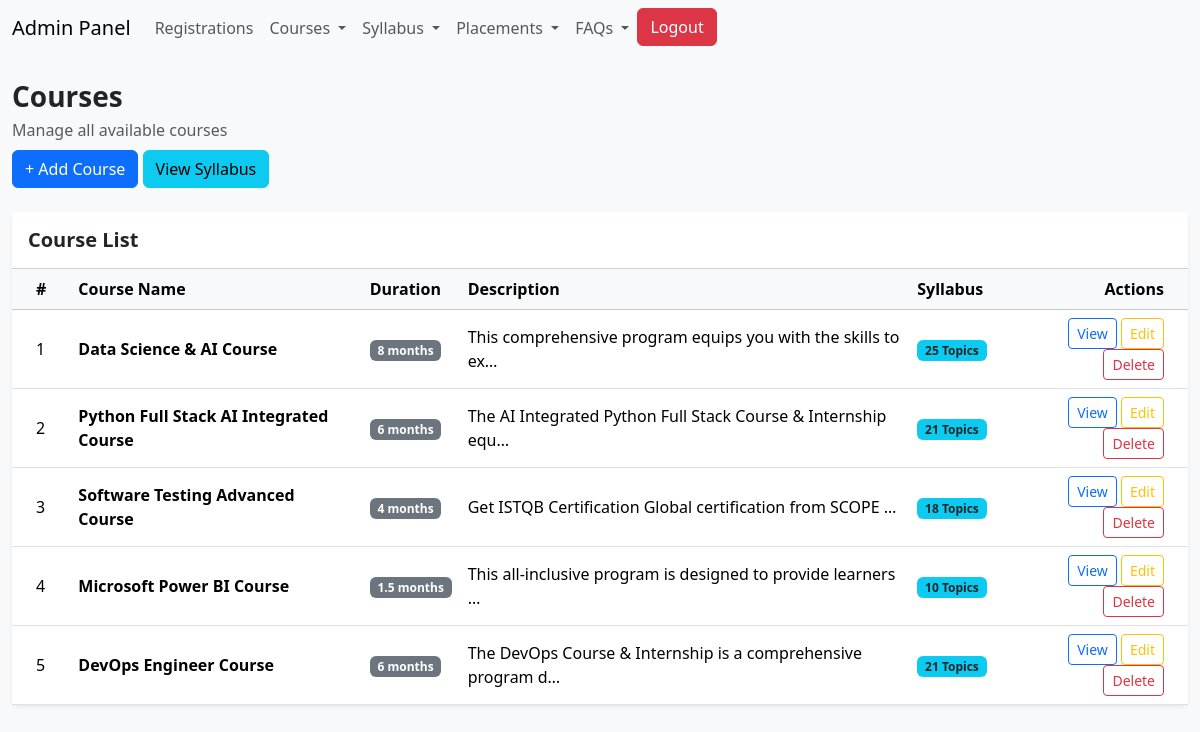
/courses/ (signed in), run on the app's committed database.
### Courses/models.py (models this page shows, shortened)
class CourseList(models.Model):
    course_name = models.CharField(max_length=100)
    course_duration = models.CharField(max_length=100)
    course_description = models.TextField()
    course_syllabus = models.ManyToManyField(
        Syllabus,
        blank=True,
        related_name="courses"
    )

### Courses/views.py (the view)
# urls.py: path("", views.course_list, name="course_list"),
@login_required
def course_list(request):
    courses = CourseList.objects.all()
    return render(request, "admin/course_list.html", {"courses": courses})

### templates/admin/course_list.html (shortened to what this page needs)
{% extends 'adminLayout.html' %}
{% load static %}
{% block content %}
<body class="bg-light">
<div class="container-fluid py-4">
    <div class="align-items-center mb-4">
        <div>
            <h3 class="fw-bold mb-1">
                Courses
            </h3>
            <p class="text-muted mb-2">
                Manage all available courses
            </p>
        </div>
        <a href="{% url 'course_create' %}"
           class="btn btn-primary">
            + Add Course
        </a>
        <a href="{% url 'syllabus_list' %}"
           class="btn btn-info">
            View Syllabus
        </a>
    </div>
    <div class="card border-0 shadow-sm">
        <div class="card-header bg-white py-3">
            <h5 class="mb-0 fw-semibold">
                Course List
            </h5>
        </div>
        <div class="card-body p-0">
            <div class="table-responsive">
                <table class="table table-hover align-middle mb-0">
                    <thead class="table-light">
                        <tr>
                            <th class="px-4">#</th>
                            <th>Course Name</th>
                            <th>Duration</th>
                            <th>Description</th>
                            <th>Syllabus</th>
                            <th class="text-end px-4">
                                Actions
                            </th>
                        </tr>
                    </thead>
                    <tbody>
                        {% for course in courses %}
                        <tr>
                            <td class="px-4">
                                {{ forloop.counter }}
                            </td>
                            <td>
                                <strong>
                                    {{ course.course_name }}
                                </strong>
                            </td>
                            <td>
                                <span class="badge bg-secondary">
                                    {{ course.course_duration }}
                                </span>
                            </td>
                            <td>
                                {{ course.course_description|truncatechars:60 }}
                            </td>
                            <td>
                                <span class="badge bg-info text-dark">
                                    {{ course.course_syllabus.count }}
                                    Topics
                                </span>
                            </td>
                            <td class="text-end px-4">
                                <a href="{% url 'course_detail' course.id %}"
                                   class="btn btn-sm btn-outline-primary">
                                    View
                                </a>
                                <a href="{% url 'course_update' course.id %}"
                                   class="btn btn-sm btn-outline-warning">
                                    Edit
                                </a>
                                <a href="{% url 'course_delete' course.id %}"
                                   class="btn btn-sm btn-outline-danger">
                                    Delete
                                </a>
                            </td>
                        </tr>
                        {% endfor %}
                    </tbody>
                </table>
            </div>
        </div>
    </div>
</div>
</body>
{% endblock %}

### data on the page
CourseList: course_name "Data Science & AI Course", course_duration "8 months", course_description "This comprehensive program equips you with the skills to ex…", course_syllabus.count "25"
CourseList: course_name "Python Full Stack AI Integrated Course", course_duration "6 months", course_description "The AI Integrated Python Full Stack Course & Internship equ…", course_syllabus.count "21"
CourseList: course_name "Software Testing Advanced Course", course_duration "4 months", course_description "Get ISTQB Certification Global certification from SCOPE …", course_syllabus.count "18"
CourseList: course_name "Microsoft Power BI Course", course_duration "1.5 months", course_description "This all-inclusive program is designed to provide learners …", course_syllabus.count "10"
CourseList: course_name "DevOps Engineer Course", course_duration "6 months", course_description "The DevOps Course & Internship is a comprehensive program d…", course_syllabus.count "21"
